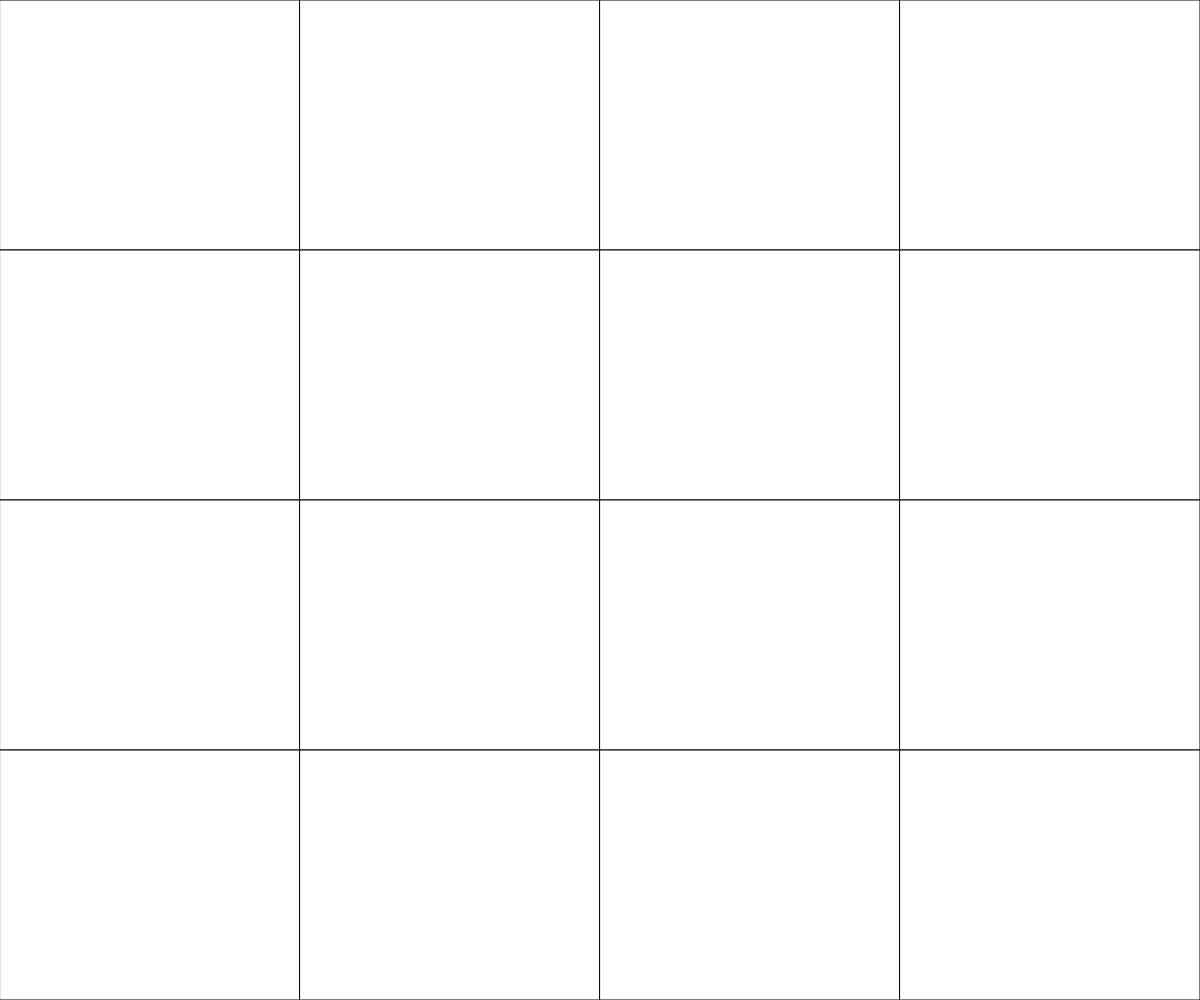
Frame 1 (no input)
Frame 60 (no input): identical to frame 1, image omitted
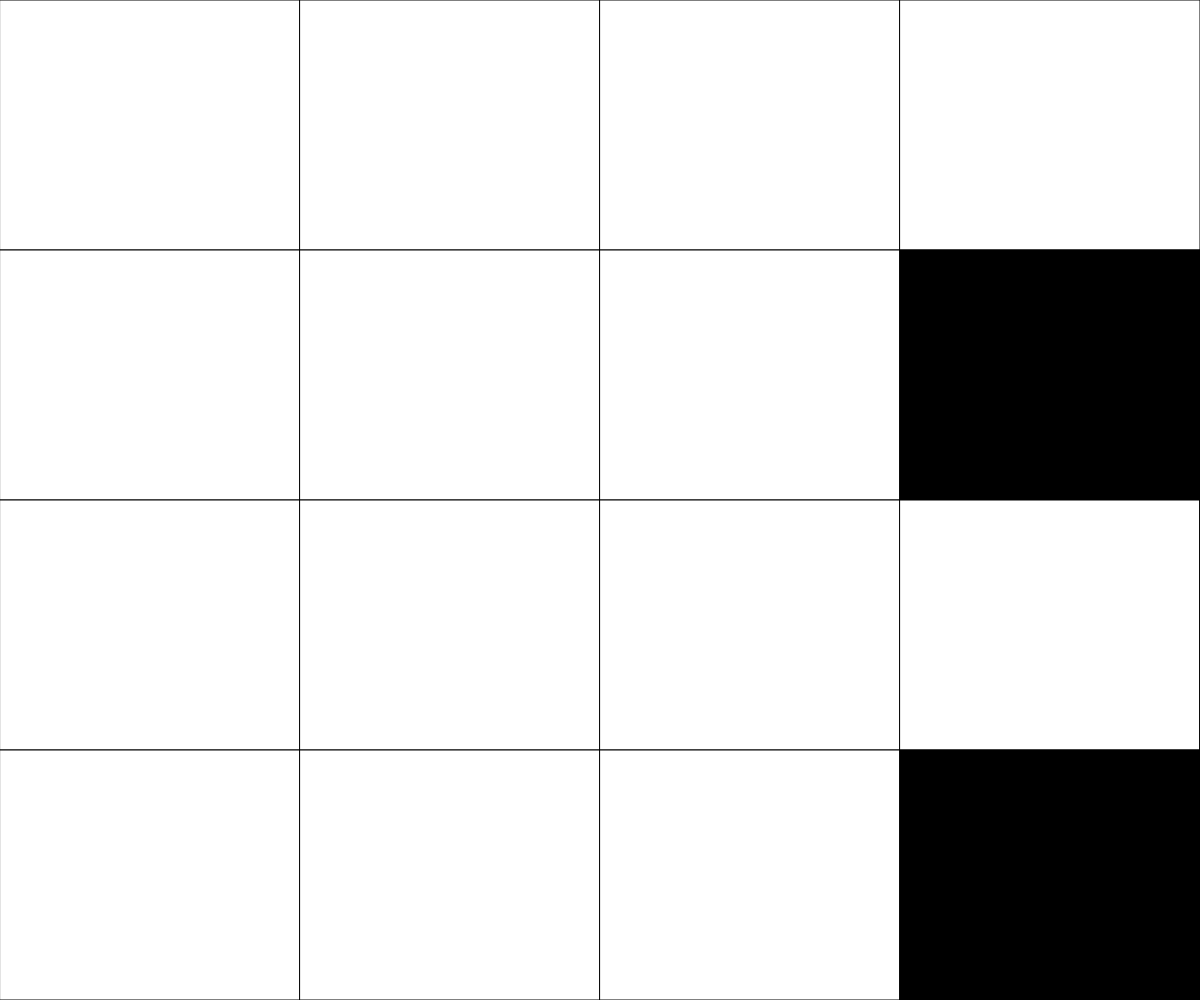
Frame 120 (the mouse pressed at the canvas centre since frame 60)

The p5.js sketch that drew these frames (run headless with seeded random() and noise() and a simulated clock; from frame 60 on, the mouse is pressed at the canvas centre):

// p5.js sketch
// ── sketch.js
// 2d Array Demo

let grid;
let cellWidth;
let cellHeight;
const GRID_SIZE =4;

function setup() {
  createCanvas(windowWidth, windowHeight);
  grid = generateEmptyGrid(GRID_SIZE);
  cellWidth = width / grid[0].length;
  cellHeight = height / grid.length;
}

function draw() {
  background(220);
  displayGrid();
}

function mousePressed() {
  let cellX = floor(mouseX / cellWidth);
  let cellY = floor(mouseY / cellHeight);

  // console.log(cellX, cellY);
  grid[cellY][cellX] *= -1
  toggle(cellY-1, cellX);
  toggle(cellY+1, cellX);
  toggle(cellY, cellX-1);
  toggle(cellY, cellX+1);
}

function toggle(cellX, cellY){
  if (cellX >= 0 && cellX < GRID_SIZE && cellY >= 0 && cellY < GRID_SIZE  ){
    grid[cellY][(cellX+1)] *= -1}
}
function keyPressed() {
  if (key === " ") {
    grid = generateRandomGrid(GRID_SIZE);
  }
}

function displayGrid() {
  for (let y=0; y<grid.length; y++) {
    for (let x=0; x<grid[y].length; x++) {
      if (grid[y][x] === 1) {
        fill("black");
      }
      else {
        fill("white");
      }

      rect(cellWidth*x, cellHeight*y, cellWidth, cellHeight);
    }
  }
}


function generateEmptyGrid(gridSize) {
  let grid = [];
  for (let i=0; i<gridSize; i++) {
    grid.push([]);
    for (let j=0; j<gridSize; j++) {
      grid[i].push(-1);
      }
    }
  return grid;
}
